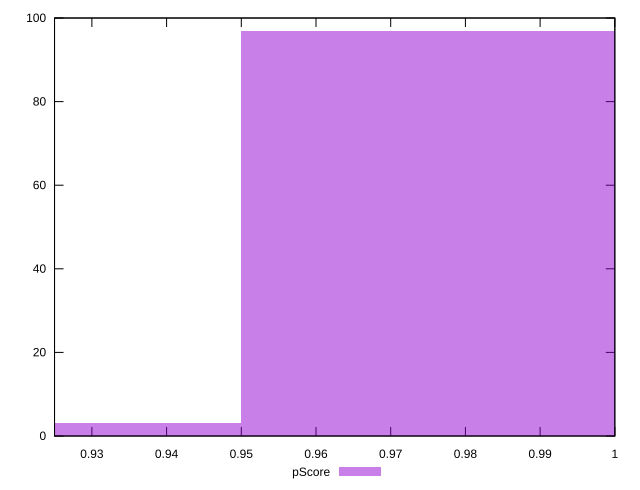

Recreate this plot in gnuplot.
reset

$pScore <<EOF
0.9 3
1 97
EOF

set key outside below
set boxwidth 0.1
set xrange [0.925:1]
set yrange [0:100]
set trange [0:100]
set style fill transparent solid 0.5 noborder
set terminal svg size 640, 490 enhanced background rgb 'white'
set output "report/report_00029_2021-02-24T13-36-40.390Z/unused-css-rules/samples/agenda/pScore/histogram.svg"

plot $pScore title "pScore" with boxes

reset
